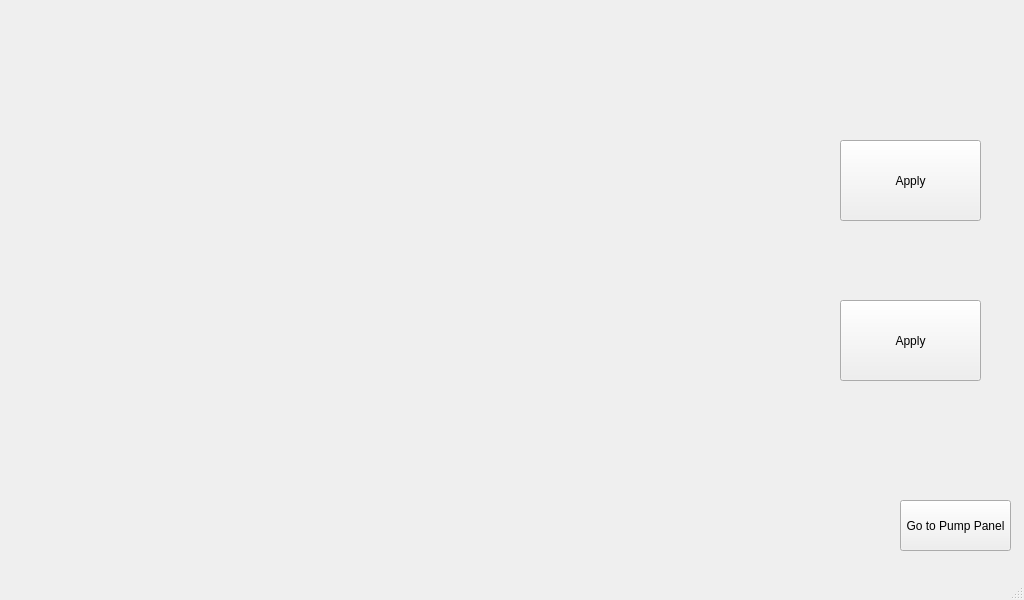
<?xml version="1.0" encoding="UTF-8"?>
<ui version="4.0">
 <class>ControlPanel</class>
 <widget class="QMainWindow" name="ControlPanel">
  <property name="geometry">
   <rect>
    <x>0</x>
    <y>0</y>
    <width>1024</width>
    <height>600</height>
   </rect>
  </property>
  <property name="windowTitle">
   <string>MainWindow</string>
  </property>
  <widget class="QWidget" name="Widget">
   <widget class="QStackedWidget" name="PageWidget">
    <property name="geometry">
     <rect>
      <x>0</x>
      <y>-10</y>
      <width>1031</width>
      <height>600</height>
     </rect>
    </property>
    <property name="currentIndex">
     <number>0</number>
    </property>
    <widget class="QWidget" name="LedControl">
     <widget class="QPushButton" name="pushButton_2">
      <property name="geometry">
       <rect>
        <x>900</x>
        <y>510</y>
        <width>111</width>
        <height>51</height>
       </rect>
      </property>
      <property name="text">
       <string>Go to Pump Panel</string>
      </property>
     </widget>
     <widget class="QPushButton" name="pushButton_3">
      <property name="geometry">
       <rect>
        <x>840</x>
        <y>150</y>
        <width>141</width>
        <height>81</height>
       </rect>
      </property>
      <property name="text">
       <string>Apply</string>
      </property>
     </widget>
     <widget class="QPushButton" name="pushButton_4">
      <property name="geometry">
       <rect>
        <x>840</x>
        <y>310</y>
        <width>141</width>
        <height>81</height>
       </rect>
      </property>
      <property name="text">
       <string>Apply</string>
      </property>
     </widget>
    </widget>
    <widget class="QWidget" name="PumpControl">
     <widget class="QPushButton" name="pushButton">
      <property name="geometry">
       <rect>
        <x>900</x>
        <y>510</y>
        <width>111</width>
        <height>51</height>
       </rect>
      </property>
      <property name="text">
       <string>Go to Led Panel</string>
      </property>
     </widget>
    </widget>
   </widget>
  </widget>
  <widget class="QMenuBar" name="menubar">
   <property name="geometry">
    <rect>
     <x>0</x>
     <y>0</y>
     <width>1024</width>
     <height>21</height>
    </rect>
   </property>
  </widget>
  <widget class="QStatusBar" name="statusbar"/>
 </widget>
 <resources/>
 <connections/>
</ui>
